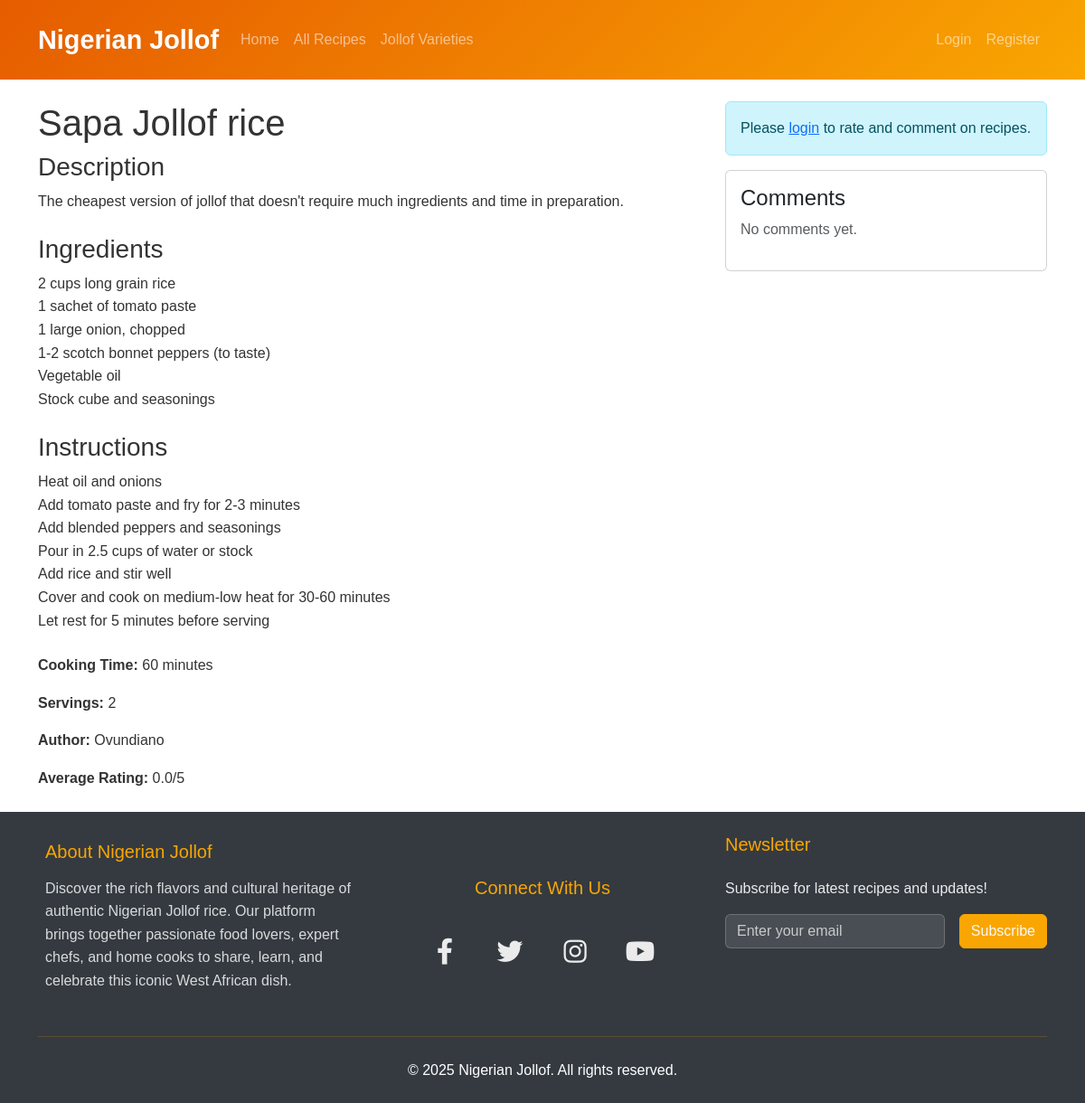
Before: /recipe/1/ with the older database file.
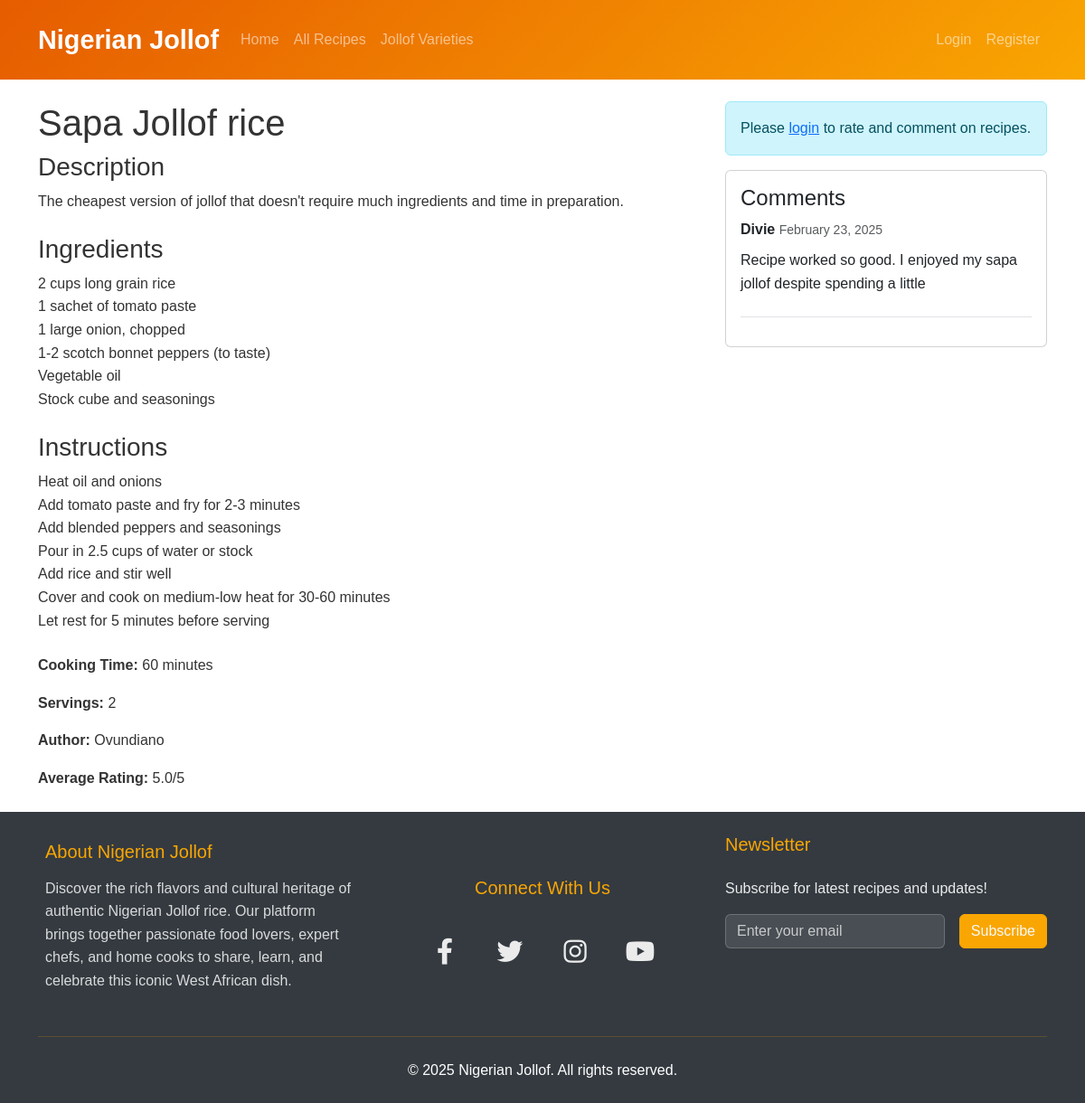
After: the same page with the newer database file.
### recipes/models.py (models this page shows, shortened)
class Recipe(models.Model):
    title = models.CharField(max_length=200)
    description = models.TextField()
    ingredients = models.TextField()
    instructions = models.TextField()
    cooking_time = models.IntegerField(help_text="Cooking time in minutes")
    servings = models.IntegerField()
    image = models.ImageField(upload_to='recipes/', blank=True, null=True)
    created_at = models.DateTimeField(auto_now_add=True)
    updated_at = models.DateTimeField(auto_now=True)
    category = models.ForeignKey(Category, on_delete=models.SET_NULL, null=True)
    author = models.ForeignKey(User, on_delete=models.CASCADE)
    def average_rating(self):
        ratings = self.ratings.all()
        if ratings:
            return sum([rating.value for rating in ratings]) / len(ratings)
        return 0

class Rating(models.Model):
    recipe = models.ForeignKey('Recipe', on_delete=models.CASCADE, related_name='ratings')
    user = models.ForeignKey(User, on_delete=models.CASCADE)
    value = models.IntegerField(choices=[(i, i) for i in range(1, 6)])  # 1-5 rating
    created_at = models.DateTimeField(auto_now_add=True)
    class Meta:
        unique_together = ('recipe', 'user')  # One rating per user per recipe

class Comment(models.Model):
    recipe = models.ForeignKey(Recipe, on_delete=models.CASCADE)
    user = models.ForeignKey(User, on_delete=models.CASCADE)
    content = models.TextField()
    created_at = models.DateTimeField(auto_now_add=True)

### recipes/views.py (the view, shortened to what this page needs)
# urls.py: path('recipe/<int:pk>/', views.RecipeDetailView.as_view(), name='recipe_detail'),
class RecipeDetailView(DetailView):
    model = Recipe
    template_name = 'recipes/recipe_detail.html'
    def get_context_data(self, **kwargs):
        context = super().get_context_data(**kwargs)
        context['comment_form'] = CommentForm()
        context['rating_form'] = RatingForm()
        context['comments'] = self.object.comment_set.all().order_by('-created_at')
        return context

### recipes/forms.py
class CommentForm(forms.ModelForm):
    class Meta:
        model = Comment
        fields = ['content']
        widgets = {
            'content': forms.Textarea(attrs={'rows': 3})
        }

class RatingForm(forms.ModelForm):
    value = forms.ChoiceField(
        choices=[(i, f"{'★' * i}{'☆' * (5-i)}") for i in range(1, 6)],
        widget=forms.RadioSelect(attrs={'class': 'rating-input'}),
        label='Rate this recipe'
    )
    class Meta:
        model = Rating
        fields = ['value']

### recipes/templates/recipes/recipe_detail.html (shortened to what this page needs)
{% extends 'recipes/base.html' %}
{% block content %}
<div class="row">
    <div class="col-md-8">
        <h1>{{ recipe.title }}</h1>
        <div class="mb-4">
            <h3>Description</h3>
            <p>{{ recipe.description }}</p>
        </div>
        <div class="mb-4">
            <h3>Ingredients</h3>
            {{ recipe.ingredients|linebreaks }}
        </div>
        <div class="mb-4">
            <h3>Instructions</h3>
            {{ recipe.instructions|linebreaks }}
        </div>
        <div class="mb-4">
            <p><strong>Cooking Time:</strong> {{ recipe.cooking_time }} minutes</p>
            <p><strong>Servings:</strong> {{ recipe.servings }}</p>
            <p><strong>Author:</strong> {{ recipe.author.username }}</p>
            <p><strong>Average Rating:</strong> {{ recipe.average_rating|floatformat:1 }}/5</p>
        </div>
    </div>
    <div class="col-md-4">
        {% if user.is_authenticated %}
            <div class="card mb-4">
                <div class="card-body">
                    <h4>Rate this Recipe</h4>
                    <form method="post">
                        {% csrf_token %}
                        <div class="rating-container">
                            {{ rating_form.value }}
                        </div>
                        <button type="submit" class="btn btn-primary mt-2">Submit Rating</button>
                    </form>
                </div>
            </div>
            <div class="card mb-4">
                <div class="card-body">
                    <h4>Add a Comment</h4>
                    <form method="post">
                        {% csrf_token %}
                        <div class="form-group">
                            {{ comment_form.content }}
                        </div>
                        <button type="submit" class="btn btn-primary mt-2">Submit Comment</button>
                    </form>
                </div>
            </div>
        {% else %}
            <div class="alert alert-info">
                Please <a href="{% url 'login' %}">login</a> to rate and comment on recipes.
            </div>
        {% endif %}
        <div class="card">
            <div class="card-body">
                <h4>Comments</h4>
                {% for comment in comments %}
                    <div class="mb-3 border-bottom pb-2">
                        <strong>{{ comment.user.username }}</strong>
                        <small class="text-muted">{{ comment.created_at|date:"F d, Y" }}</small>
                        <p class="mt-2">{{ comment.content }}</p>
                    </div>
                {% empty %}
                    <p class="text-muted">No comments yet.</p>
                {% endfor %}
            </div>
        </div>
    </div>
</div>
{% endblock %}

Changed rows visible on the page:
computed for Recipe "Sapa Jollof rice": average_rating "0.0" → "5.0"
added Comment: user.username "Divie", created_at "February 23, 2025", content "Recipe worked so good. I enjoyed my sapa jollof despite spending a little"
Other visible differences:
text no longer shown: "No comments yet."
